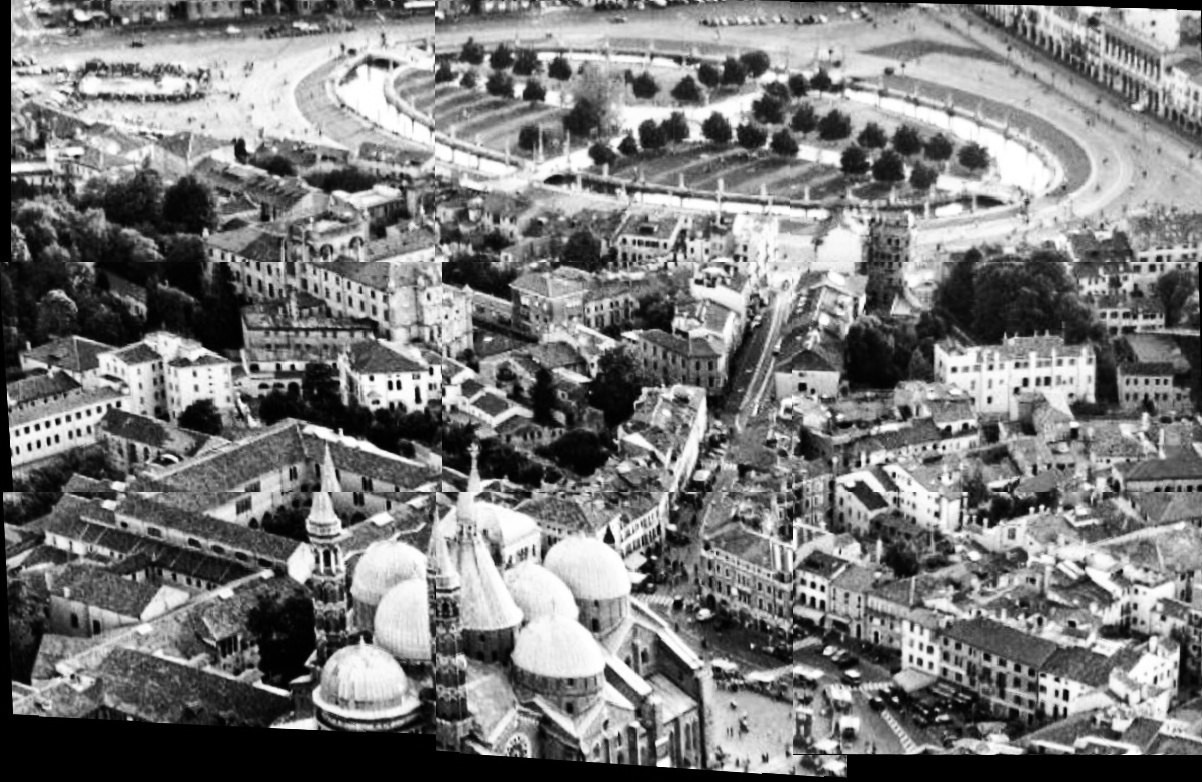
//> input picture src/4/RT1.jpg, 1202 x 782 px
$ ./CannyEdgeDetector ../4/RT1.jpg   (built with g++ and OpenCV 4)
//> lines starting //> are read from the running program, lines starting //| are printed output that depends on the picture

#include "opencv2/imgproc.hpp"
#include "opencv2/highgui.hpp"
#include <iostream>

using namespace cv;

Mat src, src_gray;
Mat dst, detected_edges;
int lowThreshold = 0;
const int max_lowThreshold = 100;
const int ratio = 3;
const int kernel_size = 3;
const char *window_name = "Edge Map";

// CannyThreshold function
static void CannyThreshold(int, void *)
{
    // blur the image with a filter of kernel size 3
    blur(src_gray, detected_edges, Size(3, 3));

    // apply the OpenCV function cv::Canny
    Canny(detected_edges, detected_edges, lowThreshold, lowThreshold * ratio, kernel_size);

    // fill a dst image with zeros (the image is completely black)
    dst = Scalar::all(0);

    // Use the function cv::Mat::copyTo to map only the areas of the image that are identified as edges on a black background.
    // it will only copy the pixels in the locations where they have non-zero values. Since the output of the Canny detector is
    // the edge contours on a black background, the resulting dst will be black in all the area but the detected edges.
    src.copyTo(dst, detected_edges);

    imshow(window_name, dst);
}

int main(int argc, char **argv)
{

    // Loads the source image
    CommandLineParser parser(argc, argv, "{@input | ./data/road1.png | input image}");
    src = imread(samples::findFile(parser.get<String>("@input")), IMREAD_COLOR);
//> src is the input picture: 782 rows x 1202 cols, CV_8UC3; min 0, max 255, mean 122.1
    if (src.empty())
    {
        std::cout << "Could not open or find the image!\n"
                  << std::endl;
        std::cout << "Usage: " << argv[0] << " <Input image>" << std::endl;
        return -1;
    }

    // Resize of a factor of 2 (for small screens)
    cv::resize(src, src, cv::Size(src.cols / 2, src.rows / 2));
//> src: 391 rows x 601 cols, CV_8UC3

    // Create a matrix of the same type and size of src (to be dst)
    dst.create(src.size(), src.type());

    // Convert the image to grayscale
    cvtColor(src, src_gray, COLOR_BGR2GRAY);

    // Create a window to display the results
    namedWindow(window_name, WINDOW_AUTOSIZE);

    // Create a Trackbar for the user to enter the lower threshold for the Canny detector.
    // The variable to be controlled by the Trackbar is lowThreshold with a limit of max_lowThreshold.
    // Each time the Trackbar registers an action, the callback function CannyThreshold will be invoked.
    createTrackbar("Min Threshold:", window_name, &lowThreshold, max_lowThreshold, CannyThreshold);

    CannyThreshold(0, 0);
//> in CannyThreshold, `blur(src_gray, detected_edges, Size(3, 3));`:
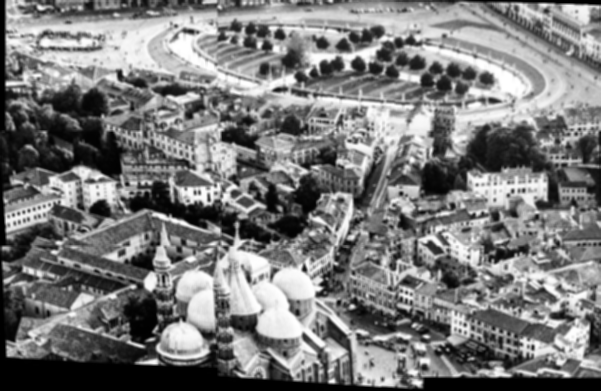
//> detected_edges: 391 rows x 601 cols, CV_8UC1; min 0, max 255, mean 122.2
//> in CannyThreshold, `Canny(detected_edges, detected_edges, lowThreshold, lowThreshold * rat..`:
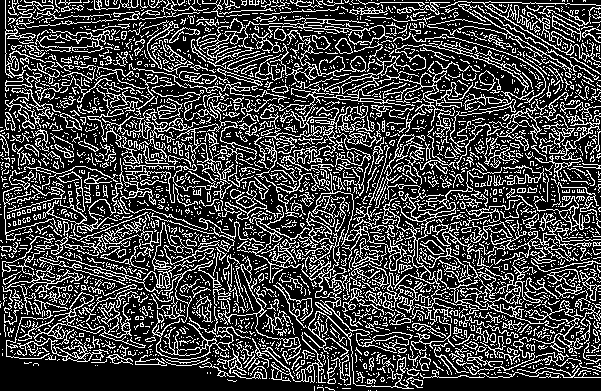
//> detected_edges: 391 rows x 601 cols, CV_8UC1; 26.3% white in thin lines or dots
//> in CannyThreshold, `src.copyTo(dst, detected_edges);`:
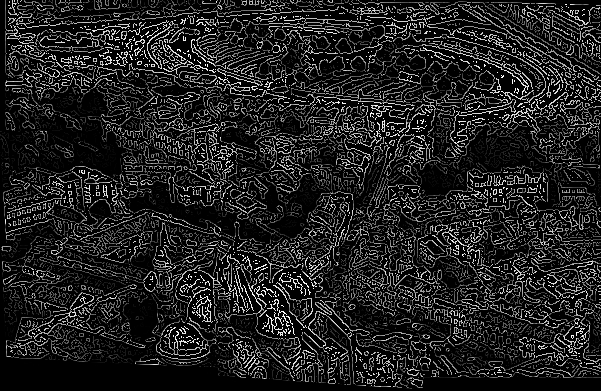
//> dst: 391 rows x 601 cols, CV_8UC3; min 0, max 255, mean 33.4
    waitKey(0);
    return 0;
}

$ run again, on src/4/caorle.jpg
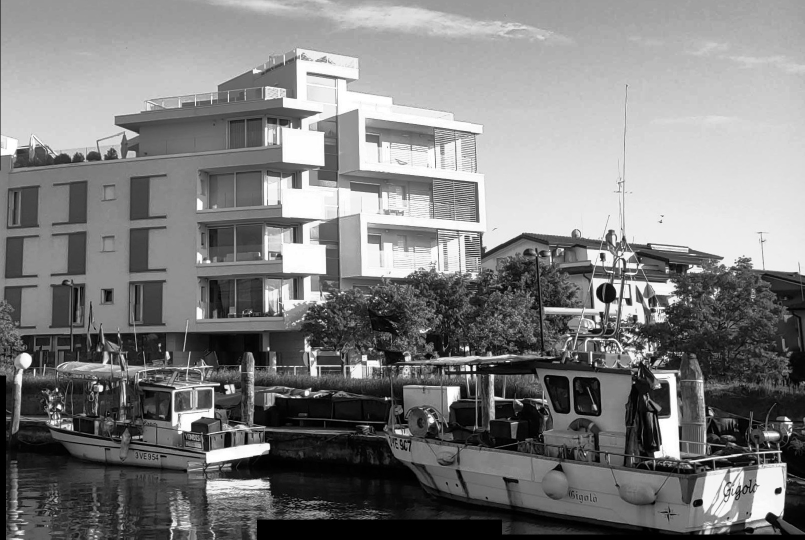
//> input picture src/4/caorle.jpg, 1609 x 1079 px (shown at 1/2 size)
//> src is the input picture: 1079 rows x 1609 cols, CV_8UC3; min 0, max 255, mean 126
//> src: 539 rows x 804 cols, CV_8UC3
//> in CannyThreshold, `Canny(detected_edges, detected_edges, lowThreshold, lowThreshold * rat..`:
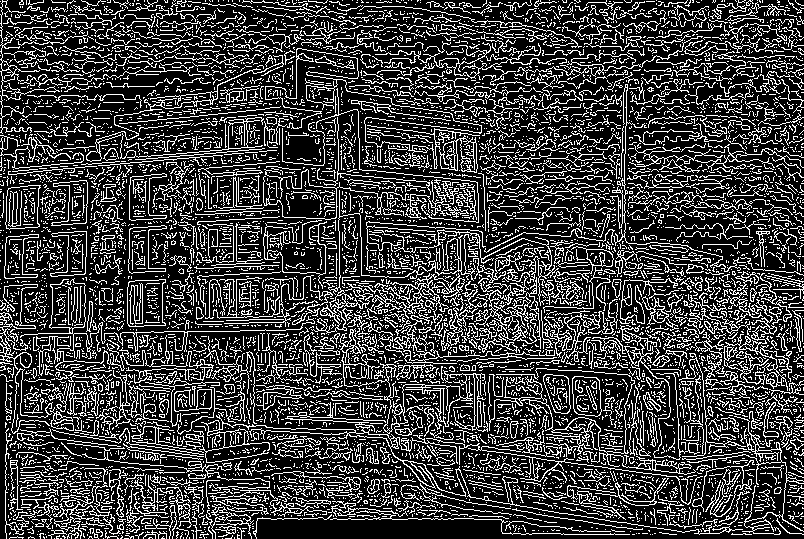
//> detected_edges: 539 rows x 804 cols, CV_8UC1; 24.5% white in thin lines or dots
//> in CannyThreshold, `src.copyTo(dst, detected_edges);`:
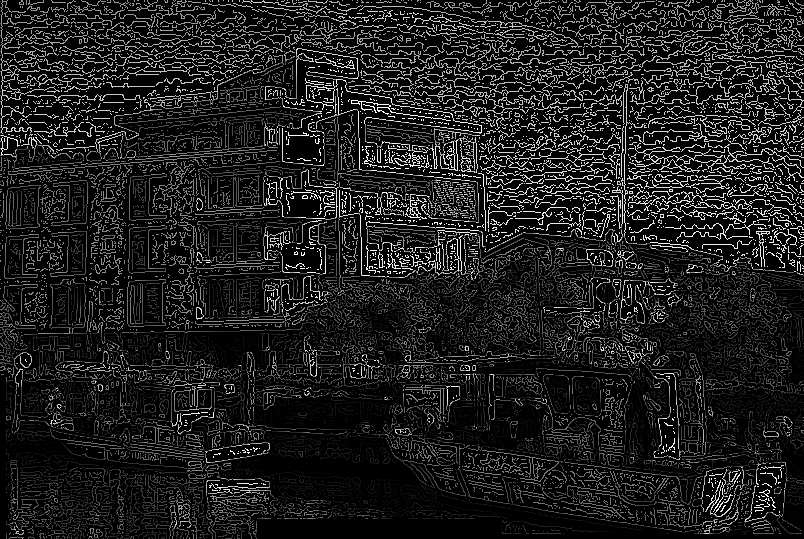
//> dst: 539 rows x 804 cols, CV_8UC3; min 0, max 255, mean 29.9

$ run again, on src/4/decoration.jpg
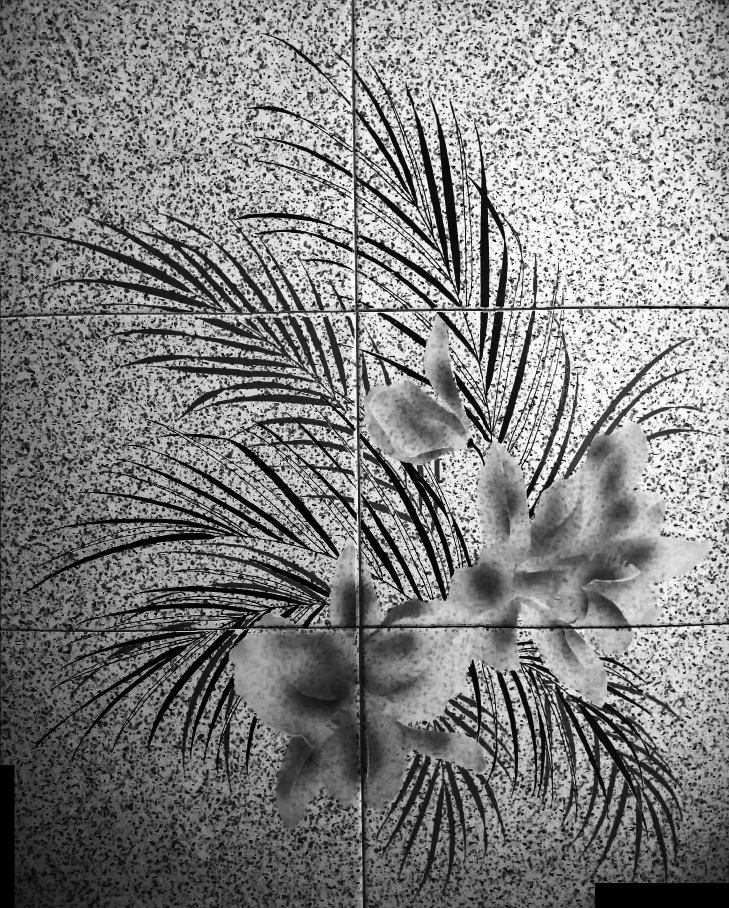
//> input picture src/4/decoration.jpg, 1458 x 1816 px (shown at 1/2 size)
//> src is the input picture: 1816 rows x 1458 cols, CV_8UC3; min 0, max 255, mean 128.1
//> src: 908 rows x 729 cols, CV_8UC3
//> in CannyThreshold, `Canny(detected_edges, detected_edges, lowThreshold, lowThreshold * rat..`:
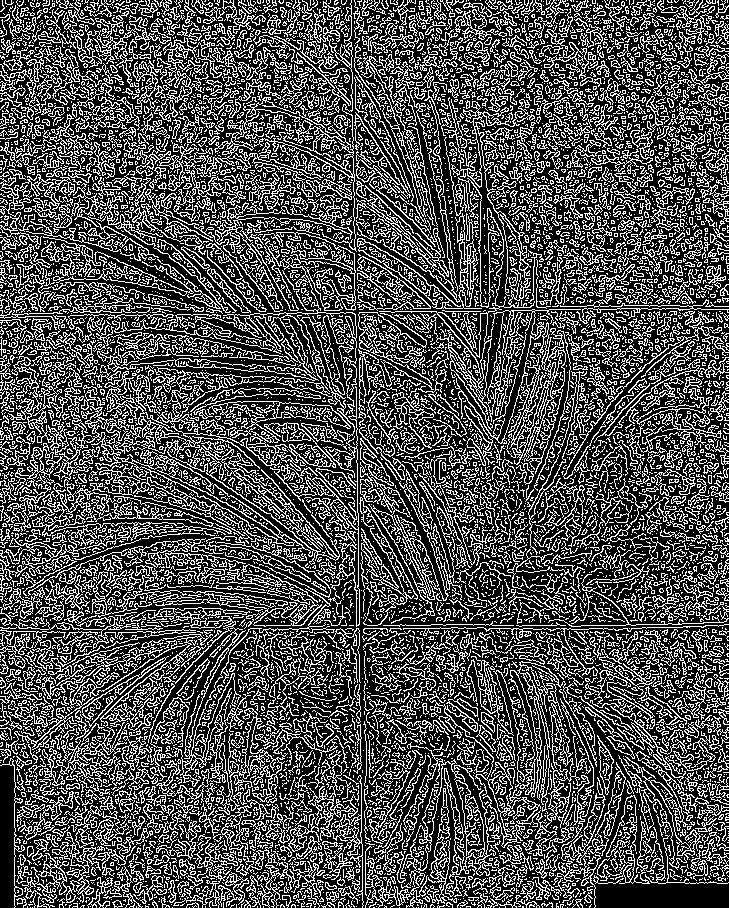
//> detected_edges: 908 rows x 729 cols, CV_8UC1; 31.5% white in thin lines or dots
//> in CannyThreshold, `src.copyTo(dst, detected_edges);`:
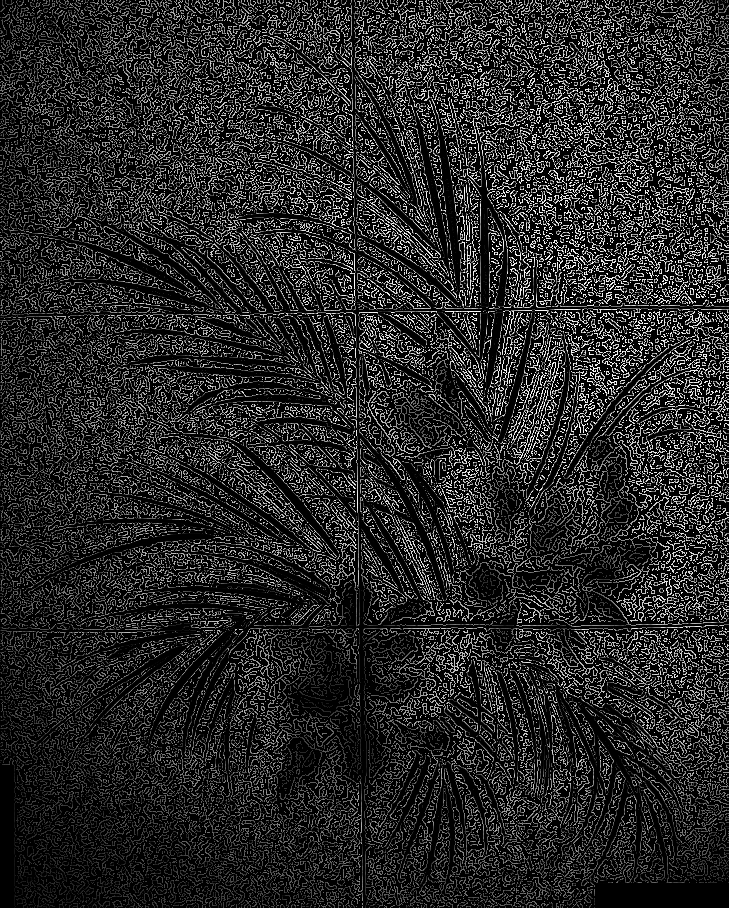
//> dst: 908 rows x 729 cols, CV_8UC3; min 0, max 255, mean 40.2
